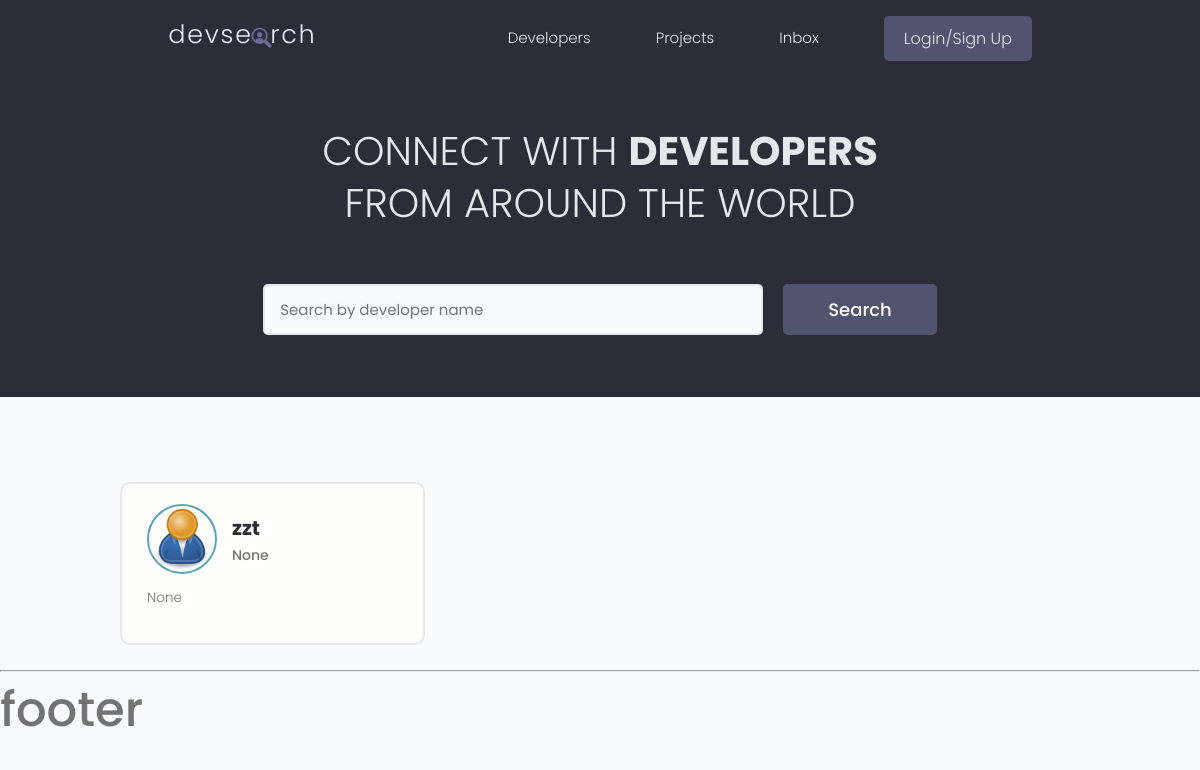
/users/, run on the app's committed database.
### users/models.py (models this page shows, shortened)
class Profile(models.Model):
    user = models.OneToOneField(User, on_delete=models.CASCADE, null=True)
    name = models.CharField(max_length=200, blank=True, null=True)
    username = models.CharField(max_length=200, blank=True, null=True)
    email = models.EmailField(max_length=500, blank=True, null=True)
    short_intro = models.CharField(max_length=200, blank=True, null=True)
    location = models.CharField(max_length=200, blank=True, null=True)
    bio = models.TextField(blank=True, null=True)
    profile_image = models.ImageField(null=True, blank=True,
                                      upload_to='profiles/', default='profiles/user-default.png')
    social_github = models.CharField(max_length=200, blank=True, null=True)
    social_twitter = models.CharField(max_length=200, blank=True, null=True)
    social_linkedin = models.CharField(max_length=200, blank=True, null=True)
    social_youtube = models.CharField(max_length=200, blank=True, null=True)
    social_website = models.CharField(max_length=200, blank=True, null=True)
    created = models.DateTimeField(auto_now_add=True)
    id = models.UUIDField(default=uuid.uuid4, unique=True,
                          primary_key=True, editable=False)
    class Meta:
        ordering = ['created']

### users/views.py (the view)
# urls.py: path('', views.profiles, name='profiles'),
def profiles(request):
    profiles, search_query = searchProfiles(request)
    profiles, custom_range, num_pages = paginateQuerysets(request, profiles, 3)
    context = {
        'profiles': profiles,
        'search_query': search_query,
        'custom_range': custom_range,
        'num_pages': num_pages,
    }
    return render(request, 'users/profiles.html', context)

### projects/utils.py (called while the page is built)
def paginateQuerysets(request, querysets, results):
    page = request.GET.get('page')
    results = results
    paginator = Paginator(querysets, results)
    num_pages = paginator.num_pages
    try:
        querysets = paginator.page(page)
    except PageNotAnInteger:
        page = 1
        querysets = paginator.page(page)
    except EmptyPage:
        page = paginator.num_pages
        querysets = paginator.page(page)
    leftIndex = (int(page) - 4)
    if leftIndex < 1:
        leftIndex = 1
    rightIndex = (int(page) + 5)
    if rightIndex > paginator.num_pages:
        rightIndex = paginator.num_pages
    custome_range = range(leftIndex, rightIndex + 1)
    return querysets, custome_range, num_pages

### users/utils.py (called while the page is built)
def searchProfiles(request):
    search_query = ''
    if request.GET.get('search_query'):
        search_query = request.GET.get('search_query')
    skills = Skill.objects.filter(name__icontains=search_query)
    profiles = Profile.objects.distinct().filter(Q(name__icontains=search_query) |
                                                 Q(short_intro__icontains=search_query) |
                                                 Q(skill__in=skills))
    return profiles, search_query

### users/templates/users/profiles.html (shortened to what this page needs)
{% extends 'main.html' %}
{% block content %}
    <main class="home">
        <section class="hero-section text-center">
            <div class="container container--narrow">
                <div class="hero-section__box">
                    <h2>CONNECT WITH <span>DEVELOPERS</span></h2>
                    <h2>FROM AROUND THE WORLD</h2>
                </div>
                <div class="hero-section__search">
                    <form id="searchForm" class="form" action="{% url 'profiles' %}" method="get">
                        <div class="form__field">
                            <input class="input input--text" id="formInput#search" type="text" name="search_query"
                                   value="{{ search_query }}" placeholder="Search by developer name"/>
                        </div>
                        <input class="btn btn--sub btn--lg" type="submit" value="Search"/>
                    </form>
                </div>
            </div>
        </section>
        <section class="devlist">
            <div class="container">
                <div class="grid grid--three">
                    {% for profile in profiles %}
                        <div class="column card">
                            <div class="dev">
                                <a href="{% url 'user-profile' profile.id %}" class="card__body">
                                    <div class="dev__profile">
                                        <img class="avatar avatar--md" src="{{ profile.profile_image.url }}"
                                             alt="image"/>
                                        <div class="dev__meta">
                                            <h3>{{ profile.name }}</h3>
                                            <h5>{{ profile.short_intro }}</h5>
                                        </div>
                                    </div>
                                    <p class="dev__info">
                                        {{ profile.bio|slice:'60' }}
                                    </p>
                                </a>
                            </div>
                        </div>
                    {% endfor %}
                </div>
            </div>
        </section>
    </main>
{% endblock content %}

### static/styles/app.css (style rules this page uses)
:root { --color-sub: #2d2d39; }
.btn--sub { background-color: var(--color-sub-light); }
.card { border: 2px solid var(--color-light); }
img { width: 100%; }
.hero-section { height: 40vh; display: flex; align-items: center; background-color: var(--color-sub); }
.hero-section__box { margin-bottom: 4rem; }
.hero-section__box > h2, .hero-section__box > h2 > span { font-size: 4rem; color: var(--color-light); line-height: 1.3; text-transform: uppercase; }
.hero-section__box > h2 { font-weight: 300; }
.hero-section__box > h2 > span { font-weight: 700; }
.hero-section__search > .form { display: flex; align-items: center; justify-content: center; gap: 2rem; }
.hero-section__search > .form input.input--text { width: 50rem; }
.devlist { margin-top: 8rem; }
.devlist .grid { align-items: stretch; }
.devlist .dev .dev__profile { display: flex; align-items: center; gap: 1.5rem; }
.devlist .dev .dev__meta h3 { color: var(--color-sub); font-size: 2rem; font-weight: 700; }
.devlist .dev .dev__meta h5 { color: var(--color-text); font-size: 1.4rem; font-weight: 500; }
.devlist .dev .dev__info { margin: 1.5rem 0; font-size: 1.35rem; line-height: 1.4; text-align: justify; }

### static/uikit/styles/modules/_variables.css (style rules this page uses)
:root { --color-main: #5aa5b9; --color-main-light: #e6faff; --color-sub: #3f4156; --color-sub-light: #51546e; --color-sub-lighter: #ededfd; --color-text: #737373; --color-gray: #8b8b8b; --color-light: #e5e7eb; --color-light-gray: #767676; --color-bg: #f8fafd; --color-white: #fffefd; --color-white-light: #f3f3f3; --color-success: #359e64; --color-success-bg: #def8e8; --color-error: #fc4b0b; --color-error-bg: #fff2ee; --font-base: 'Poppins', arial, helvetica, 'Segoe UI', roboto, ubuntu, sans-serif; --font-monospace: 'Fira Code', 'Courier New', courier, monospace; --font-regular: 300; --font-medium: 500; --font-bold: 700; --generic-shadow: 1px 1px 5px #00000010; --generic-transition: all 0.3s ease-in-out; }

### static/uikit/styles/modules/_base.css (style rules this page uses)
* { margin: 0; padding: 0; box-sizing: border-box; text-rendering: optimizeLegibility; color: inherit; font-size: inherit; }
html { font-size: 50%; }
@media only screen and (min-width: 480px) { html { font-size: 56.25%; } }
@media only screen and (min-width: 1200px) { html { font-size: 62.5%; } }
body { line-height: 1.6; font-weight: 400; font-size: 1.5rem; color: var(--color-text); background-color: var(--color-bg); min-height: 100vh; }

### static/uikit/styles/modules/_typography.css (style rules this page uses)
* { font-family: var(--font-base); }
h2 { font-size: 3.6rem; font-weight: var(--font-bold); }
h3 { font-size: 3.2rem; font-weight: var(--font-medium); }
h5 { font-size: 2.4rem; font-weight: var(--font-medium); }
h5, h6 { font-weight: var(--font-regular); }
p, span, strong { font-size: 1.6rem; color: var(--color-text); font-weight: var(--font-regular); }
a { padding-bottom: 2px; text-decoration: none; display: inline-block; color: var(--color-main); font-weight: var(--font-medium); }

### static/uikit/styles/modules/_utilities.css (style rules this page uses)
.container { width: 92%; max-width: 165rem; margin: 0 auto; box-sizing: border-box; }
.container--narrow { width: 92%; max-width: 120rem; }
@media screen and (min-width: 1000px) { .container { width: 90%; } }
@media screen and (min-width: 1000px) { .container--narrow { width: 85%; } }
@media screen and (min-width: 1200px) { .container { width: 80%; } }
@media screen and (min-width: 1200px) { .container--narrow { width: 72%; } }
.text-center { text-align: center; }

### static/uikit/styles/modules/_avatar.css (style rules this page uses)
.avatar { border-radius: 50%; border: 2px solid var(--color-main); object-fit: cover; }
.avatar--md { height: 7rem; width: 7rem; }

### static/uikit/styles/modules/_button.css (style rules this page uses)
.btn { display: inline-block; position: relative; cursor: pointer; background-color: var(--color-light); font-weight: var(--font-medium); color: var(--color-sub); text-decoration: none; padding: 1rem 2rem; border-radius: 0.5rem; border: none; width: -webkit-fit-content; width: -moz-fit-content; width: fit-content; height: -webkit-fit-content; height: -moz-fit-content; height: fit-content; font-size: 1.6rem; outline-width: 0; outline-color: transparent; -webkit-backface-visibility: hidden; backface-visibility: hidden; transition: all 0.3s ease-in-out; }
.btn--sub { background-color: var(--color-sub); color: var(--color-white); }
.btn--lg { font-size: 1.8rem; padding: 1.2rem 4.5rem; }

### static/uikit/styles/modules/_card.css (style rules this page uses)
.card { border-radius: 1rem; background-color: var(--color-white); border: 1.5px solid var(--color-light); width: auto; height: auto; margin-top: 0.5rem; margin-bottom: 0.5rem; overflow: hidden; }
.card__body, .card__header { padding: 2rem 2.5rem; }

### data on the page
Profile: profile_image (placeholder picture), name "zzt", short_intro "None", bio "None"
